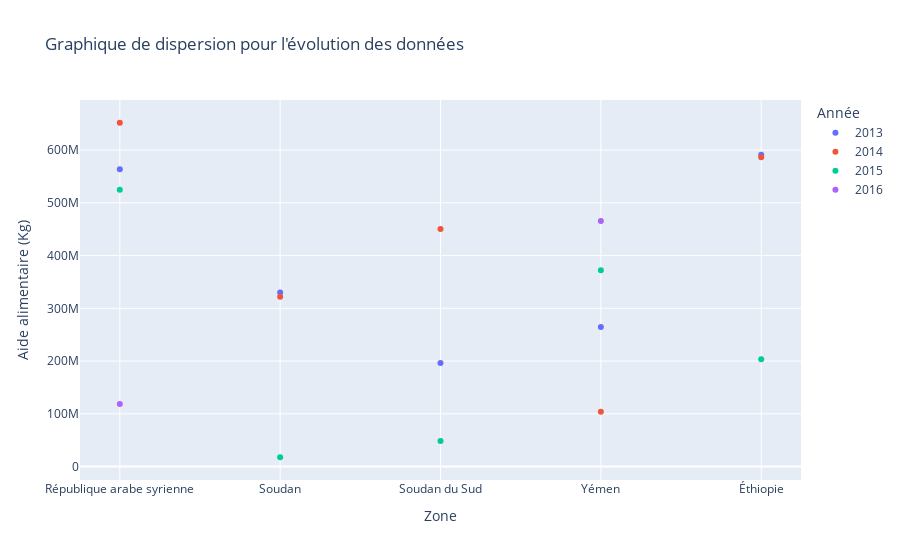

Notebook source saved alongside this figure:
### Code cell
import plotly.express as px
import pandas as pd

# Votre DataFrame pivoté
data = {
    'Zone': ["République arabe syrienne", "Soudan", "Soudan du Sud", "Yémen", "Éthiopie"],
    2013: [563566000.0, 330230000.0, 196330000.0, 264764000.0, 591404000.0],
    2014: [651870000.0, 321904000.0, 450610000.0, 103840000.0, 586624000.0],
    2015: [524949000.0, 17650000.0, 48308000.0, 372306000.0, 203266000.0],
    2016: [118558000.0, None, None, 465574000.0, None]
}

df = pd.DataFrame(data)

# Créez un scatter plot
fig = px.scatter(df.melt(id_vars='Zone', var_name='Année', value_name='Valeur'),
                 x='Zone', y='Valeur', color='Année', title='Graphique de dispersion pour l\'évolution des données',
                 labels={'Valeur': 'Aide alimentaire (Kg)'}, hover_name='Zone')

# Personnalisez le graphique
fig.update_traces(marker=dict(size=10),
                  selector=dict(mode='markers+lines'))

# Affichez le graphique
fig.show()

### Figure 1 — Plotly figure (JSON) as saved in the notebook; plotly's stock layout.template omitted (floating-point values rounded to 4 significant figures)
{"data": [{"hovertemplate": "<b>%{hovertext}</b><br><br>Année=2013<br>Zone=%{x}<br>Aide alimentaire (Kg)=%{y}<extra></extra>", "hovertext": ["République arabe syrienne", "Soudan", "Soudan du Sud", "Yémen", "Éthiopie"], "legendgroup": "2013", "marker": {"color": "#636efa", "symbol": "circle"}, "mode": "markers", "name": "2013", "orientation": "v", "showlegend": true, "type": "scatter", "x": ["République arabe syrienne", "Soudan", "Soudan du Sud", "Yémen", "Éthiopie"], "xaxis": "x", "y": [563566000, 330230000, 196330000, 264764000, 591404000], "yaxis": "y"}, {"hovertemplate": "<b>%{hovertext}</b><br><br>Année=2014<br>Zone=%{x}<br>Aide alimentaire (Kg)=%{y}<extra></extra>", "hovertext": ["République arabe syrienne", "Soudan", "Soudan du Sud", "Yémen", "Éthiopie"], "legendgroup": "2014", "marker": {"color": "#EF553B", "symbol": "circle"}, "mode": "markers", "name": "2014", "orientation": "v", "showlegend": true, "type": "scatter", "x": ["République arabe syrienne", "Soudan", "Soudan du Sud", "Yémen", "Éthiopie"], "xaxis": "x", "y": [651870000, 321904000, 450610000, 103840000, 586624000], "yaxis": "y"}, {"hovertemplate": "<b>%{hovertext}</b><br><br>Année=2015<br>Zone=%{x}<br>Aide alimentaire (Kg)=%{y}<extra></extra>", "hovertext": ["République arabe syrienne", "Soudan", "Soudan du Sud", "Yémen", "Éthiopie"], "legendgroup": "2015", "marker": {"color": "#00cc96", "symbol": "circle"}, "mode": "markers", "name": "2015", "orientation": "v", "showlegend": true, "type": "scatter", "x": ["République arabe syrienne", "Soudan", "Soudan du Sud", "Yémen", "Éthiopie"], "xaxis": "x", "y": [524949000, 17650000, 48308000, 372306000, 203266000], "yaxis": "y"}, {"hovertemplate": "<b>%{hovertext}</b><br><br>Année=2016<br>Zone=%{x}<br>Aide alimentaire (Kg)=%{y}<extra></extra>", "hovertext": ["République arabe syrienne", "Soudan", "Soudan du Sud", "Yémen", "Éthiopie"], "legendgroup": "2016", "marker": {"color": "#ab63fa", "symbol": "circle"}, "mode": "markers", "name": "2016", "orientation": "v", "showlegend": true, "type": "scatter", "x": ["République arabe syrienne", "Soudan", "Soudan du Sud", "Yémen", "Éthiopie"], "xaxis": "x", "y": [118558000, null, null, 465574000, null], "yaxis": "y"}], "layout": {"legend": {"title": {"text": "Année"}, "tracegroupgap": 0}, "title": {"text": "Graphique de dispersion pour l'évolution des données"}, "xaxis": {"anchor": "y", "domain": [0, 1], "title": {"text": "Zone"}}, "yaxis": {"anchor": "x", "domain": [0, 1], "title": {"text": "Aide alimentaire (Kg)"}}}}
